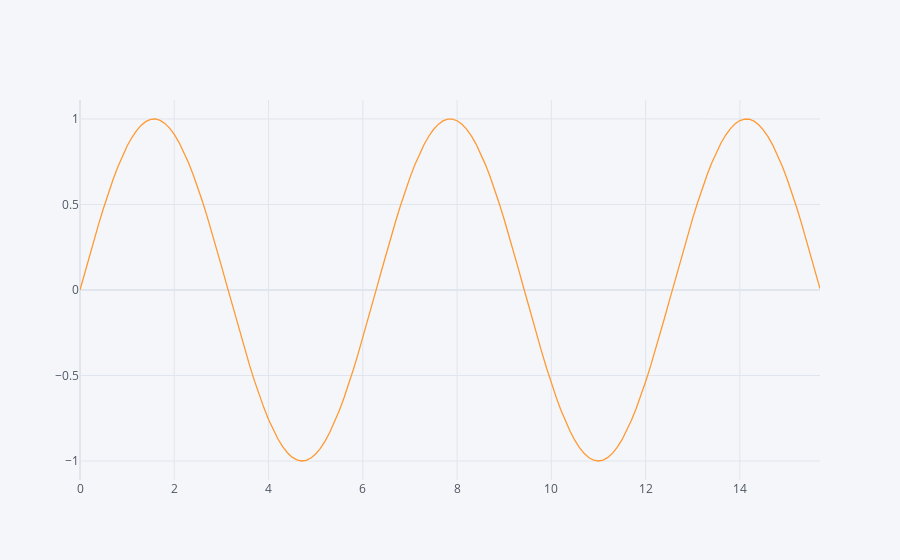
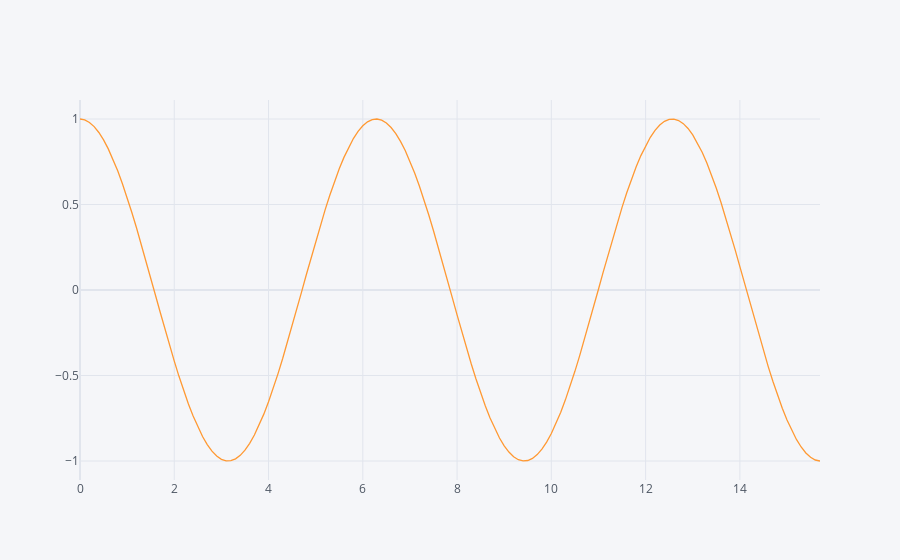

Write notebook code for charts like these, in order.
### Code cell
df.iplot(kind="scatter", x = 'x', y= 'Sine', z= 'z')
df.iplot(kind="scatter", x = 'x', y= 'z')

### Figure 1 — Plotly figure (JSON) as saved in the notebook; plotly's stock layout.template omitted (floating-point values rounded to 4 significant figures; data arrays with more than 128 entries replaced by an {"elided": "..."} marker saying what was removed)
{"data": [{"line": {"color": "rgba(255, 153, 51, 1.0)", "dash": "solid", "shape": "linear", "width": 1.3}, "mode": "lines", "name": "Sine", "text": "", "type": "scatter", "x": {"elided": "158 float values"}, "y": {"elided": "158 float values"}}], "layout": {"legend": {"bgcolor": "#F5F6F9", "font": {"color": "#4D5663"}}, "paper_bgcolor": "#F5F6F9", "plot_bgcolor": "#F5F6F9", "title": {"font": {"color": "#4D5663"}}, "xaxis": {"gridcolor": "#E1E5ED", "showgrid": true, "tickfont": {"color": "#4D5663"}, "title": {"font": {"color": "#4D5663"}, "text": ""}, "zerolinecolor": "#E1E5ED"}, "yaxis": {"gridcolor": "#E1E5ED", "showgrid": true, "tickfont": {"color": "#4D5663"}, "title": {"font": {"color": "#4D5663"}, "text": ""}, "zerolinecolor": "#E1E5ED"}}}

### Figure 2 — Plotly figure (JSON) as saved in the notebook; plotly's stock layout.template omitted (floating-point values rounded to 4 significant figures; data arrays with more than 128 entries replaced by an {"elided": "..."} marker saying what was removed)
{"data": [{"line": {"color": "rgba(255, 153, 51, 1.0)", "dash": "solid", "shape": "linear", "width": 1.3}, "mode": "lines", "name": "z", "text": "", "type": "scatter", "x": {"elided": "158 float values"}, "y": {"elided": "158 float values"}}], "layout": {"legend": {"bgcolor": "#F5F6F9", "font": {"color": "#4D5663"}}, "paper_bgcolor": "#F5F6F9", "plot_bgcolor": "#F5F6F9", "title": {"font": {"color": "#4D5663"}}, "xaxis": {"gridcolor": "#E1E5ED", "showgrid": true, "tickfont": {"color": "#4D5663"}, "title": {"font": {"color": "#4D5663"}, "text": ""}, "zerolinecolor": "#E1E5ED"}, "yaxis": {"gridcolor": "#E1E5ED", "showgrid": true, "tickfont": {"color": "#4D5663"}, "title": {"font": {"color": "#4D5663"}, "text": ""}, "zerolinecolor": "#E1E5ED"}}}
